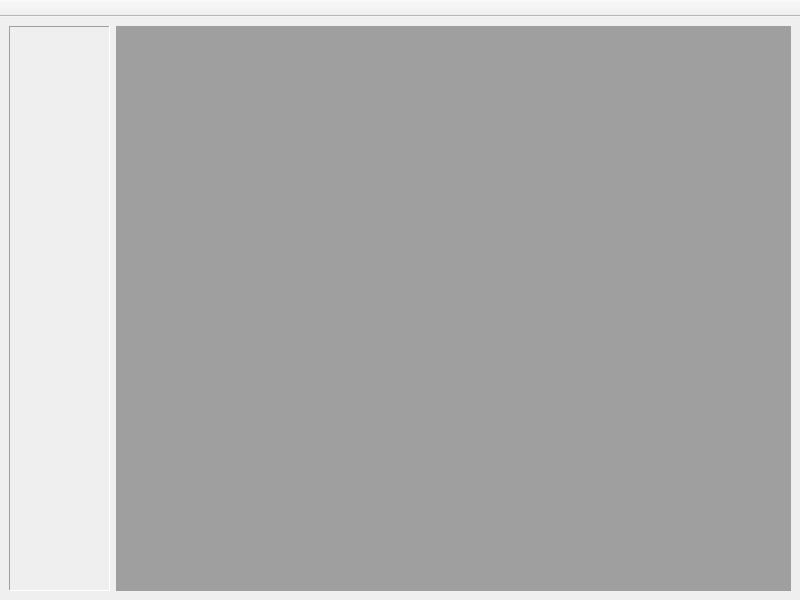
<?xml version="1.0" encoding="UTF-8"?>
<ui version="4.0">
 <class>mainwindow</class>
 <widget class="QMainWindow" name="mainwindow">
  <property name="geometry">
   <rect>
    <x>0</x>
    <y>0</y>
    <width>800</width>
    <height>600</height>
   </rect>
  </property>
  <property name="minimumSize">
   <size>
    <width>640</width>
    <height>480</height>
   </size>
  </property>
  <property name="windowTitle">
   <string>MainWindow</string>
  </property>
  <widget class="QWidget" name="centralwidget">
   <layout class="QHBoxLayout" name="horizontalLayout">
    <item>
     <widget class="QFrame" name="frameMenu">
      <property name="sizePolicy">
       <sizepolicy hsizetype="Fixed" vsizetype="Preferred">
        <horstretch>0</horstretch>
        <verstretch>0</verstretch>
       </sizepolicy>
      </property>
      <property name="minimumSize">
       <size>
        <width>101</width>
        <height>63</height>
       </size>
      </property>
      <property name="frameShape">
       <enum>QFrame::Panel</enum>
      </property>
      <property name="frameShadow">
       <enum>QFrame::Sunken</enum>
      </property>
     </widget>
    </item>
    <item>
     <widget class="QMdiArea" name="mdiArea">
      <property name="sizePolicy">
       <sizepolicy hsizetype="Preferred" vsizetype="Preferred">
        <horstretch>0</horstretch>
        <verstretch>0</verstretch>
       </sizepolicy>
      </property>
      <property name="autoFillBackground">
       <bool>true</bool>
      </property>
      <property name="viewMode">
       <enum>QMdiArea::SubWindowView</enum>
      </property>
      <property name="documentMode">
       <bool>true</bool>
      </property>
      <widget class="QWidget" name="subwindow">
       <property name="windowTitle">
        <string>Subwindow</string>
       </property>
      </widget>
     </widget>
    </item>
   </layout>
  </widget>
  <widget class="QToolBar" name="toolMenu">
   <property name="windowTitle">
    <string>toolBar</string>
   </property>
   <property name="movable">
    <bool>false</bool>
   </property>
   <property name="floatable">
    <bool>false</bool>
   </property>
   <attribute name="toolBarArea">
    <enum>TopToolBarArea</enum>
   </attribute>
   <attribute name="toolBarBreak">
    <bool>false</bool>
   </attribute>
  </widget>
 </widget>
 <resources/>
 <connections/>
</ui>
